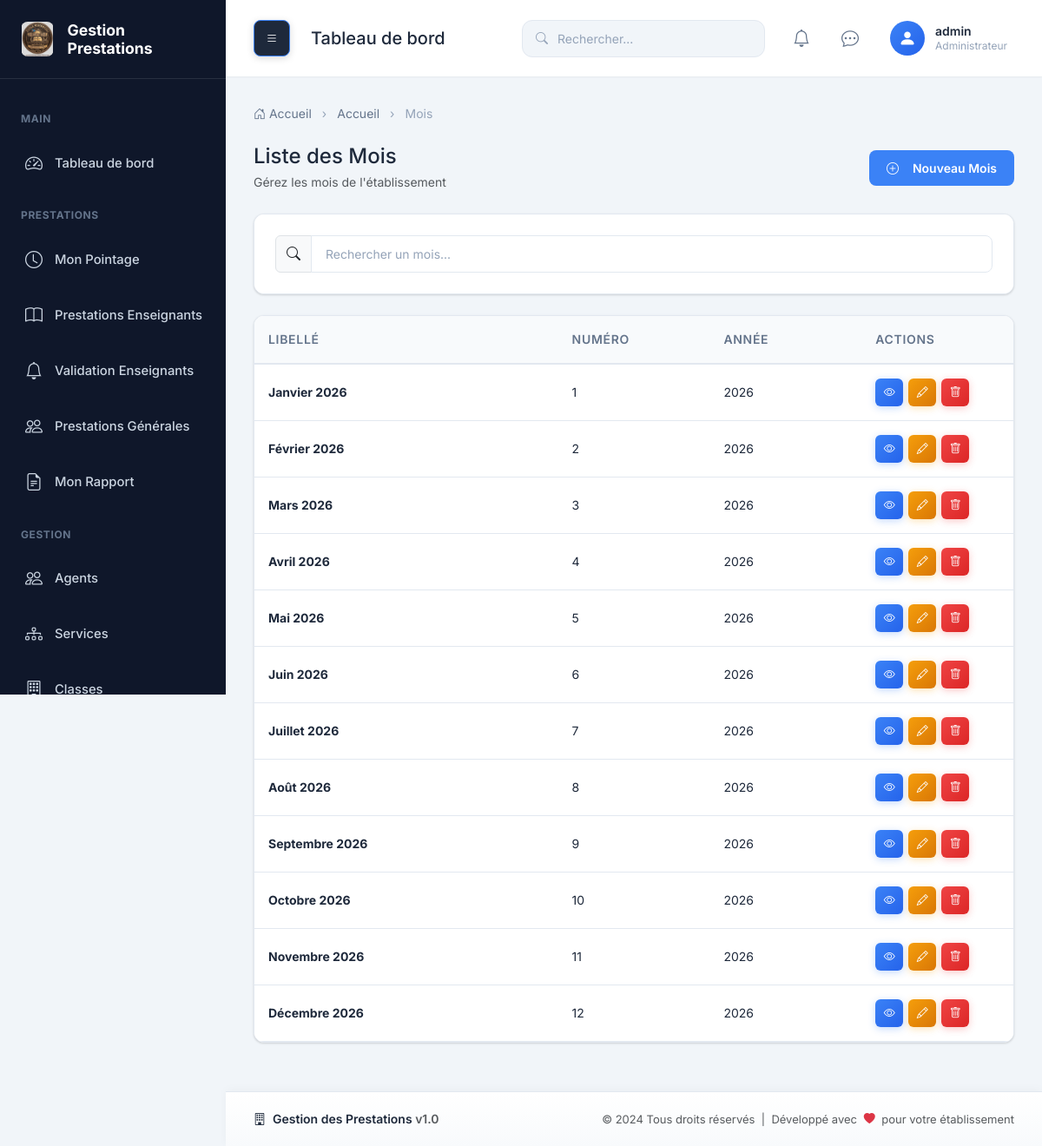
The page /mois/ (signed in) on the database its author committed.
### prestation/models.py (models this page shows, shortened)
class Utilisateur(models.Model):
    ROLE_CHOICES = (
        ('ADMIN', 'Administrateur'),
        ('SECRETAIRE', 'Secrétaire'),
        ('ENSEIGNANT', 'Enseignant'),
        ('AGENT', 'Agent'),
    )
    user = models.OneToOneField(
        User,
        on_delete=models.CASCADE,
        related_name='utilisateur'
    )
    agent = models.OneToOneField(
        'Agent',
        on_delete=models.CASCADE,
        related_name='utilisateur'
    )
    role = models.CharField(
        max_length=20,
        choices=ROLE_CHOICES
    )
    created_at = models.DateTimeField(auto_now_add=True)
    updated_at = models.DateTimeField(auto_now=True)
    must_change_password = models.BooleanField(
        default=True,
        help_text='Indique si l\'utilisateur doit changer son mot de passe à la prochaine connexion'
    )
    mot_de_passe_temporaire = models.CharField(
        max_length=100,
        blank=True,
        default='',
        help_text='Mot de passe temporaire visible par l\'administrateur (effacé après changement par l\'utilisateur)'
    )
    two_factor_secret = models.CharField(
        max_length=64,
        blank=True,
        default='',
        help_text='Clé secrète pour Google Authenticator (2FA)'
    )
    two_factor_enabled = models.BooleanField(
        default=False,
        help_text='Indique si le 2FA est activé pour cet utilisateur'
    )
    class Meta:
        ordering = ['user__username']
        verbose_name = 'Utilisateur'
        verbose_name_plural = 'Utilisateurs'
        indexes = [
            models.Index(fields=['role']),
        ]

class Mois(models.Model):
    libelle = models.CharField(max_length=50)
    mois_num = models.IntegerField()
    annee = models.IntegerField()
    created_at = models.DateTimeField(auto_now_add=True)
    updated_at = models.DateTimeField(auto_now=True)
    class Meta:
        ordering = ['annee', 'mois_num']
        verbose_name = 'Mois'
        verbose_name_plural = 'Mois'
        constraints = [
            models.UniqueConstraint(
                fields=['mois_num', 'annee'],
                name='unique_mois_annee'
            ),
        ]

### prestation/views.py (the view)
# urls.py: path('mois/', views.mois_list, name='mois'),
@login_required
def mois_list(request):
    return render(request, 'mois/index.html', {'mois_list': Mois.objects.all()})

### templates/mois/index.html (shortened to what this page needs)
{% extends 'base.html' %}
{% load static %}
{% block breadcrumb %}
<li class="breadcrumb-item"><a href="{% url 'dashboard' %}">Accueil</a></li>
<li class="breadcrumb-item active" aria-current="page">Mois</li>
{% endblock %}
{% block content %}
<div class="d-flex justify-content-between align-items-center mb-4">
    <div>
        <h4 class="mb-1">Liste des Mois</h4>
        <p class="text-muted mb-0">Gérez les mois de l'établissement</p>
    </div>
    {% if request.user.utilisateur.role == 'ADMIN' %}
    <a href="{% url 'mois_create' %}" class="btn btn-primary">
        <i class="bi bi-plus-circle me-2"></i>Nouveau Mois
    </a>
    {% endif %}
</div>
<div class="card mb-4">
    <div class="card-body">
        <div class="input-group">
            <span class="input-group-text"><i class="bi bi-search"></i></span>
            <input type="text" class="form-control search-input" placeholder="Rechercher un mois..." data-target=".data-table">
        </div>
    </div>
</div>
<div class="card">
    <div class="card-body p-0">
        <div class="table-responsive">
            <table class="table table-hover mb-0 data-table">
                <thead>
                    <tr>
                        <th style="width: 40%;">Libellé</th>
                        <th style="width: 20%;">Numéro</th>
                        <th style="width: 20%;">Année</th>
                        <th style="width: 20%;">Actions</th>
                    </tr>
                </thead>
                <tbody>
                    {% for mois in mois_list %}
                    <tr>
                        <td><strong>{{ mois.libelle }}</strong></td>
                        <td>{{ mois.mois_num }}</td>
                        <td>{{ mois.annee }}</td>
                        <td>
                            <div class="action-buttons">
                                <a href="{% url 'mois_show' mois.id %}" class="action-btn action-btn-view" title="Consulter">
                                    <i class="bi bi-eye"></i>
                                </a>
                                {% if request.user.utilisateur.role == 'ADMIN' %}
                                <a href="{% url 'mois_edit' mois.id %}" class="action-btn action-btn-edit" title="Modifier">
                                    <i class="bi bi-pencil"></i>
                                </a>
                                <button class="action-btn action-btn-delete btn-delete" data-url="{% url 'mois_delete' mois.id %}" data-name="{{ mois.libelle|escapejs }}" title="Supprimer">
                                    <i class="bi bi-trash"></i>
                                </button>
                                {% endif %}
                            </div>
                        </td>
                    </tr>
                    {% endfor %}
                </tbody>
            </table>
        </div>
    </div>
</div>
{% endblock %}

### prestation/templates/components/navbar.html (shortened to what this page needs)
{% load static %}
<nav class="navbar">
    <div class="navbar-left">
        <button class="navbar-toggle-desktop" id="sidebarToggle" title="Afficher/masquer le menu">
            <i class="bi bi-list"></i>
        </button>
        <h5 class="mb-0">{% block page_title %}Tableau de bord{% endblock %}</h5>
    </div>
    <div class="navbar-right">
        <div class="navbar-search">
            <i class="bi bi-search"></i>
            <input type="text" class="form-control" placeholder="Rechercher...">
        </div>
        <div class="navbar-actions">
            <a href="{% url 'notifications' %}" class="navbar-action" title="Notifications">
                <i class="bi bi-bell"></i>
            </a>
            <a href="{% url 'messages' %}" class="navbar-action" title="Messages">
                <i class="bi bi-chat-dots"></i>
            </a>
            <div class="navbar-user" id="userDropdown">
                {% if user.utilisateur.agent.photo %}
                    <img src="{{ user.utilisateur.agent.photo.url }}" alt="{{ user.username }}">
                {% else %}
                    <div class="navbar-user-avatar">
                        <i class="bi bi-person-fill"></i>
                    </div>
                {% endif %}
                <div class="navbar-user-info">
                    <div class="navbar-user-name">{{ user.username }}</div>
                    <div class="navbar-user-role">{{ user.utilisateur.get_role_display }}</div>
                </div>
            </div>
        </div>
    </div>
</nav>

### rows shown on the page
Mois: libelle "Janvier 2026", mois_num "1", annee "2026"
Mois: libelle "Février 2026", mois_num "2", annee "2026"
Mois: libelle "Mars 2026", mois_num "3", annee "2026"
Mois: libelle "Avril 2026", mois_num "4", annee "2026"
Mois: libelle "Mai 2026", mois_num "5", annee "2026"
Mois: libelle "Juin 2026", mois_num "6", annee "2026"
Mois: libelle "Juillet 2026", mois_num "7", annee "2026"
Mois: libelle "Août 2026", mois_num "8", annee "2026"
Mois: libelle "Septembre 2026", mois_num "9", annee "2026"
Mois: libelle "Octobre 2026", mois_num "10", annee "2026"
Mois: libelle "Novembre 2026", mois_num "11", annee "2026"
Mois: libelle "Décembre 2026", mois_num "12", annee "2026"

### other values the page prints
{{ user.username }} "admin"
{{ user.utilisateur.get_role_display }} "Administrateur"
